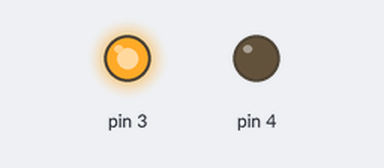
A sketch run on a simulated Arduino Uno, built with avr-gcc and run on an emulated ATmega328P. On the bench: output pins drawn as LEDs (lit = HIGH).

Above: at 2.5 s.
At 7.5 s:
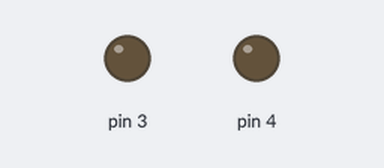
At 12.5 s:
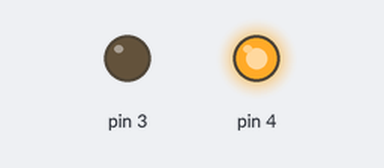
Timing chart, 0 to 19.5 s (numbered marks = the images above):
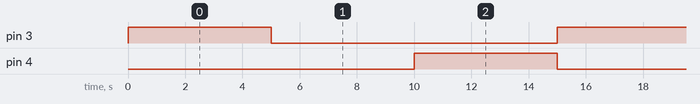

Measured:
- by itself, pin 3, pin 4: alternates HIGH for 5.0 s and LOW for 10.0 s
- by itself, everything shown: repeats every 15.0 s, in 3 steps

The sketch:

_13_motor.ino
```cpp
void setup() {
  pinMode(3, OUTPUT);
  pinMode(4, OUTPUT);
}
void loop() {

  digitalWrite(3,HIGH);
  digitalWrite(4,LOW);
  delay(5000);
  //stop
  digitalWrite(3,LOW);
  digitalWrite(4,LOW);
  delay(5000);
  //change direction
  digitalWrite(3,LOW);
  digitalWrite(4,HIGH);
  delay(5000);
}
```
